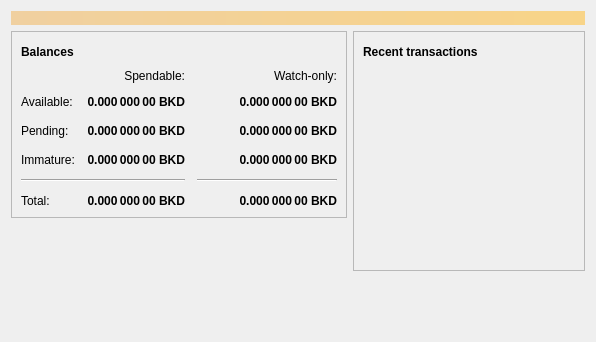
<?xml version="1.0" encoding="UTF-8"?>
<ui version="4.0">
 <class>OverviewPage</class>
 <widget class="QWidget" name="OverviewPage">
  <property name="geometry">
   <rect>
    <x>0</x>
    <y>0</y>
    <width>596</width>
    <height>342</height>
   </rect>
  </property>
  <property name="windowTitle">
   <string>Form</string>
  </property>
  <layout class="QVBoxLayout" name="topLayout">
   <item>
    <widget class="QLabel" name="labelAlerts">
     <property name="visible">
      <bool>false</bool>
     </property>
     <property name="styleSheet">
      <string notr="true">QLabel { background-color: qlineargradient(x1: 0, y1: 0, x2: 1, y2: 0, stop:0 #F0D0A0, stop:1 #F8D488); color:#000000; }</string>
     </property>
     <property name="wordWrap">
      <bool>true</bool>
     </property>
     <property name="margin">
      <number>3</number>
     </property>
     <property name="textInteractionFlags">
      <set>Qt::TextSelectableByMouse</set>
     </property>
    </widget>
   </item>
   <item>
    <layout class="QHBoxLayout" name="horizontalLayout" stretch="1,1">
     <item>
      <layout class="QVBoxLayout" name="verticalLayout_2">
       <item>
        <widget class="QFrame" name="frame">
         <property name="frameShape">
          <enum>QFrame::StyledPanel</enum>
         </property>
         <property name="frameShadow">
          <enum>QFrame::Raised</enum>
         </property>
         <layout class="QVBoxLayout" name="verticalLayout_4">
          <item>
           <layout class="QHBoxLayout" name="horizontalLayout_4">
            <item>
             <widget class="QLabel" name="label_5">
              <property name="font">
               <font>
                <weight>75</weight>
                <bold>true</bold>
               </font>
              </property>
              <property name="text">
               <string>Balances</string>
              </property>
             </widget>
            </item>
            <item>
             <widget class="QPushButton" name="labelWalletStatus">
              <property name="enabled">
               <bool>true</bool>
              </property>
              <property name="maximumSize">
               <size>
                <width>30</width>
                <height>16777215</height>
               </size>
              </property>
              <property name="toolTip">
               <string>The displayed information may be out of date. Your wallet automatically synchronizes with the Bitcoin network after a connection is established, but this process has not completed yet.</string>
              </property>
              <property name="text">
               <string/>
              </property>
              <property name="icon">
               <iconset resource="../bitcoin.qrc">
                <normaloff>:/icons/warning</normaloff>
                <disabledoff>:/icons/warning</disabledoff>:/icons/warning</iconset>
              </property>
              <property name="iconSize">
               <size>
                <width>24</width>
                <height>24</height>
               </size>
              </property>
              <property name="flat">
               <bool>true</bool>
              </property>
             </widget>
            </item>
            <item>
             <spacer name="horizontalSpacer_3">
              <property name="orientation">
               <enum>Qt::Horizontal</enum>
              </property>
              <property name="sizeHint" stdset="0">
               <size>
                <width>40</width>
                <height>20</height>
               </size>
              </property>
             </spacer>
            </item>
           </layout>
          </item>
          <item>
           <layout class="QGridLayout" name="gridLayout">
            <property name="spacing">
             <number>12</number>
            </property>
            <item row="2" column="2">
             <widget class="QLabel" name="labelWatchPending">
              <property name="font">
               <font>
                <weight>75</weight>
                <bold>true</bold>
               </font>
              </property>
              <property name="cursor">
               <cursorShape>IBeamCursor</cursorShape>
              </property>
              <property name="toolTip">
               <string>Unconfirmed transactions to watch-only addresses</string>
              </property>
              <property name="text">
               <string notr="true">0.000 000 00 BKD</string>
              </property>
              <property name="alignment">
               <set>Qt::AlignRight|Qt::AlignTrailing|Qt::AlignVCenter</set>
              </property>
              <property name="textInteractionFlags">
               <set>Qt::LinksAccessibleByMouse|Qt::TextSelectableByKeyboard|Qt::TextSelectableByMouse</set>
              </property>
             </widget>
            </item>
            <item row="2" column="1">
             <widget class="QLabel" name="labelUnconfirmed">
              <property name="font">
               <font>
                <weight>75</weight>
                <bold>true</bold>
               </font>
              </property>
              <property name="cursor">
               <cursorShape>IBeamCursor</cursorShape>
              </property>
              <property name="toolTip">
               <string>Total of transactions that have yet to be confirmed, and do not yet count toward the spendable balance</string>
              </property>
              <property name="text">
               <string notr="true">0.000 000 00 BKD</string>
              </property>
              <property name="alignment">
               <set>Qt::AlignRight|Qt::AlignTrailing|Qt::AlignVCenter</set>
              </property>
              <property name="textInteractionFlags">
               <set>Qt::LinksAccessibleByMouse|Qt::TextSelectableByKeyboard|Qt::TextSelectableByMouse</set>
              </property>
             </widget>
            </item>
            <item row="3" column="2">
             <widget class="QLabel" name="labelWatchImmature">
              <property name="font">
               <font>
                <weight>75</weight>
                <bold>true</bold>
               </font>
              </property>
              <property name="cursor">
               <cursorShape>IBeamCursor</cursorShape>
              </property>
              <property name="toolTip">
               <string>Mined balance in watch-only addresses that has not yet matured</string>
              </property>
              <property name="text">
               <string notr="true">0.000 000 00 BKD</string>
              </property>
              <property name="alignment">
               <set>Qt::AlignRight|Qt::AlignTrailing|Qt::AlignVCenter</set>
              </property>
              <property name="textInteractionFlags">
               <set>Qt::LinksAccessibleByMouse|Qt::TextSelectableByKeyboard|Qt::TextSelectableByMouse</set>
              </property>
             </widget>
            </item>
            <item row="4" column="0" colspan="2">
             <widget class="Line" name="line">
              <property name="orientation">
               <enum>Qt::Horizontal</enum>
              </property>
             </widget>
            </item>
            <item row="4" column="2">
             <widget class="Line" name="lineWatchBalance">
              <property name="sizePolicy">
               <sizepolicy hsizetype="Preferred" vsizetype="Fixed">
                <horstretch>0</horstretch>
                <verstretch>0</verstretch>
               </sizepolicy>
              </property>
              <property name="minimumSize">
               <size>
                <width>140</width>
                <height>0</height>
               </size>
              </property>
              <property name="orientation">
               <enum>Qt::Horizontal</enum>
              </property>
             </widget>
            </item>
            <item row="5" column="0">
             <widget class="QLabel" name="labelTotalText">
              <property name="text">
               <string>Total:</string>
              </property>
             </widget>
            </item>
            <item row="3" column="1">
             <widget class="QLabel" name="labelImmature">
              <property name="font">
               <font>
                <weight>75</weight>
                <bold>true</bold>
               </font>
              </property>
              <property name="cursor">
               <cursorShape>IBeamCursor</cursorShape>
              </property>
              <property name="toolTip">
               <string>Mined balance that has not yet matured</string>
              </property>
              <property name="text">
               <string notr="true">0.000 000 00 BKD</string>
              </property>
              <property name="alignment">
               <set>Qt::AlignRight|Qt::AlignTrailing|Qt::AlignVCenter</set>
              </property>
              <property name="textInteractionFlags">
               <set>Qt::LinksAccessibleByMouse|Qt::TextSelectableByKeyboard|Qt::TextSelectableByMouse</set>
              </property>
             </widget>
            </item>
            <item row="2" column="3">
             <spacer name="horizontalSpacer_2">
              <property name="orientation">
               <enum>Qt::Horizontal</enum>
              </property>
              <property name="sizeHint" stdset="0">
               <size>
                <width>40</width>
                <height>20</height>
               </size>
              </property>
             </spacer>
            </item>
            <item row="3" column="0">
             <widget class="QLabel" name="labelImmatureText">
              <property name="text">
               <string>Immature:</string>
              </property>
             </widget>
            </item>
            <item row="5" column="1">
             <widget class="QLabel" name="labelTotal">
              <property name="font">
               <font>
                <weight>75</weight>
                <bold>true</bold>
               </font>
              </property>
              <property name="cursor">
               <cursorShape>IBeamCursor</cursorShape>
              </property>
              <property name="toolTip">
               <string>Your current total balance</string>
              </property>
              <property name="text">
               <string notr="true">0.000 000 00 BKD</string>
              </property>
              <property name="alignment">
               <set>Qt::AlignRight|Qt::AlignTrailing|Qt::AlignVCenter</set>
              </property>
              <property name="textInteractionFlags">
               <set>Qt::LinksAccessibleByMouse|Qt::TextSelectableByKeyboard|Qt::TextSelectableByMouse</set>
              </property>
             </widget>
            </item>
            <item row="5" column="2">
             <widget class="QLabel" name="labelWatchTotal">
              <property name="font">
               <font>
                <weight>75</weight>
                <bold>true</bold>
               </font>
              </property>
              <property name="cursor">
               <cursorShape>IBeamCursor</cursorShape>
              </property>
              <property name="toolTip">
               <string>Current total balance in watch-only addresses</string>
              </property>
              <property name="text">
               <string notr="true">0.000 000 00 BKD</string>
              </property>
              <property name="alignment">
               <set>Qt::AlignRight|Qt::AlignTrailing|Qt::AlignVCenter</set>
              </property>
              <property name="textInteractionFlags">
               <set>Qt::LinksAccessibleByMouse|Qt::TextSelectableByKeyboard|Qt::TextSelectableByMouse</set>
              </property>
             </widget>
            </item>
            <item row="0" column="2">
             <widget class="QLabel" name="labelWatchonly">
              <property name="text">
               <string>Watch-only:</string>
              </property>
              <property name="alignment">
               <set>Qt::AlignRight|Qt::AlignTrailing|Qt::AlignVCenter</set>
              </property>
             </widget>
            </item>
            <item row="1" column="0">
             <widget class="QLabel" name="labelBalanceText">
              <property name="text">
               <string>Available:</string>
              </property>
             </widget>
            </item>
            <item row="1" column="1">
             <widget class="QLabel" name="labelBalance">
              <property name="font">
               <font>
                <weight>75</weight>
                <bold>true</bold>
               </font>
              </property>
              <property name="cursor">
               <cursorShape>IBeamCursor</cursorShape>
              </property>
              <property name="toolTip">
               <string>Your current spendable balance</string>
              </property>
              <property name="text">
               <string notr="true">0.000 000 00 BKD</string>
              </property>
              <property name="alignment">
               <set>Qt::AlignRight|Qt::AlignTrailing|Qt::AlignVCenter</set>
              </property>
              <property name="textInteractionFlags">
               <set>Qt::LinksAccessibleByMouse|Qt::TextSelectableByKeyboard|Qt::TextSelectableByMouse</set>
              </property>
             </widget>
            </item>
            <item row="1" column="2">
             <widget class="QLabel" name="labelWatchAvailable">
              <property name="font">
               <font>
                <weight>75</weight>
                <bold>true</bold>
               </font>
              </property>
              <property name="cursor">
               <cursorShape>IBeamCursor</cursorShape>
              </property>
              <property name="toolTip">
               <string>Your current balance in watch-only addresses</string>
              </property>
              <property name="text">
               <string notr="true">0.000 000 00 BKD</string>
              </property>
              <property name="alignment">
               <set>Qt::AlignRight|Qt::AlignTrailing|Qt::AlignVCenter</set>
              </property>
              <property name="textInteractionFlags">
               <set>Qt::LinksAccessibleByMouse|Qt::TextSelectableByKeyboard|Qt::TextSelectableByMouse</set>
              </property>
             </widget>
            </item>
            <item row="2" column="0">
             <widget class="QLabel" name="labelPendingText">
              <property name="text">
               <string>Pending:</string>
              </property>
             </widget>
            </item>
            <item row="0" column="1">
             <widget class="QLabel" name="labelSpendable">
              <property name="text">
               <string>Spendable:</string>
              </property>
              <property name="alignment">
               <set>Qt::AlignRight|Qt::AlignTrailing|Qt::AlignVCenter</set>
              </property>
             </widget>
            </item>
           </layout>
          </item>
         </layout>
        </widget>
       </item>
       <item>
        <spacer name="verticalSpacer">
         <property name="orientation">
          <enum>Qt::Vertical</enum>
         </property>
         <property name="sizeHint" stdset="0">
          <size>
           <width>20</width>
           <height>40</height>
          </size>
         </property>
        </spacer>
       </item>
      </layout>
     </item>
     <item>
      <layout class="QVBoxLayout" name="verticalLayout_3">
       <item>
        <widget class="QFrame" name="frame_2">
         <property name="frameShape">
          <enum>QFrame::StyledPanel</enum>
         </property>
         <property name="frameShadow">
          <enum>QFrame::Raised</enum>
         </property>
         <layout class="QVBoxLayout" name="verticalLayout">
          <item>
           <layout class="QHBoxLayout" name="horizontalLayout_2">
            <item>
             <widget class="QLabel" name="label_4">
              <property name="font">
               <font>
                <weight>75</weight>
                <bold>true</bold>
               </font>
              </property>
              <property name="text">
               <string>Recent transactions</string>
              </property>
             </widget>
            </item>
            <item>
             <widget class="QPushButton" name="labelTransactionsStatus">
              <property name="enabled">
               <bool>true</bool>
              </property>
              <property name="maximumSize">
               <size>
                <width>30</width>
                <height>16777215</height>
               </size>
              </property>
              <property name="toolTip">
               <string>The displayed information may be out of date. Your wallet automatically synchronizes with the Bitcoin network after a connection is established, but this process has not completed yet.</string>
              </property>
              <property name="text">
               <string/>
              </property>
              <property name="icon">
               <iconset resource="../bitcoin.qrc">
                <normaloff>:/icons/warning</normaloff>
                <disabledoff>:/icons/warning</disabledoff>:/icons/warning</iconset>
              </property>
              <property name="iconSize">
               <size>
                <width>24</width>
                <height>24</height>
               </size>
              </property>
              <property name="flat">
               <bool>true</bool>
              </property>
             </widget>
            </item>
            <item>
             <spacer name="horizontalSpacer">
              <property name="orientation">
               <enum>Qt::Horizontal</enum>
              </property>
              <property name="sizeHint" stdset="0">
               <size>
                <width>40</width>
                <height>20</height>
               </size>
              </property>
             </spacer>
            </item>
           </layout>
          </item>
          <item>
           <widget class="QListView" name="listTransactions">
            <property name="styleSheet">
             <string notr="true">QListView { background: transparent; }</string>
            </property>
            <property name="frameShape">
             <enum>QFrame::NoFrame</enum>
            </property>
            <property name="verticalScrollBarPolicy">
             <enum>Qt::ScrollBarAlwaysOff</enum>
            </property>
            <property name="horizontalScrollBarPolicy">
             <enum>Qt::ScrollBarAlwaysOff</enum>
            </property>
            <property name="selectionMode">
             <enum>QAbstractItemView::NoSelection</enum>
            </property>
           </widget>
          </item>
         </layout>
        </widget>
       </item>
       <item>
        <spacer name="verticalSpacer_2">
         <property name="orientation">
          <enum>Qt::Vertical</enum>
         </property>
         <property name="sizeHint" stdset="0">
          <size>
           <width>20</width>
           <height>40</height>
          </size>
         </property>
        </spacer>
       </item>
      </layout>
     </item>
    </layout>
   </item>
  </layout>
 </widget>
 <resources/>
 <connections/>
</ui>
